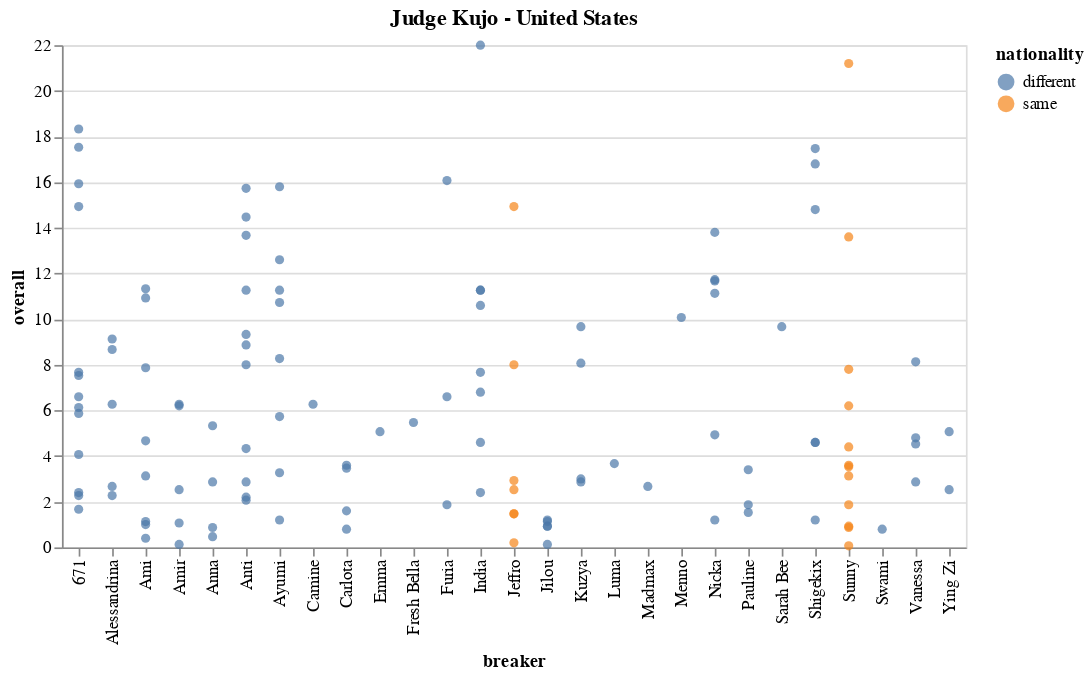

The notebook cell saved with this chart:
### Code cell
enter_judge_to_everything(new_df_cp)

### Figure 1 — Vega-Lite specification as saved in the notebook (floating-point values rounded to 4 significant figures)
{"config": {"view": {"continuousWidth": 400, "continuousHeight": 300}}, "data": {"name": "data-18a8d95114f15c54aa48e12cf6929502"}, "mark": "circle", "encoding": {"color": {"field": "nationality", "type": "nominal"}, "x": {"field": "breaker", "type": "nominal"}, "y": {"field": "overall", "type": "quantitative"}}, "title": {"text": "Judge Kujo - United States", "anchor": "middle"}, "$schema": "https://vega.github.io/schema/vega-lite/v4.17.0.json", "datasets": {"data-18a8d95114f15c54aa48e12cf6929502": [{"Event": "WDSF BfG World Series - Kitakyushu 2023 - Japan", "Category": "B-Girls Top 8 Knockout", "breaker": "671", "judge": "Kujo", "overall": 14.93, "nationality": "different"}, {"Event": "WDSF BfG World Series - Kitakyushu 2023 - Japan", "Category": "B-Girls Top 8 Knockout", "breaker": "671", "judge": "Kujo", "overall": 18.33, "nationality": "different"}, {"Event": "WDSF BfG World Series - Kitakyushu 2023 - Japan", "Category": "B-Girls Top 8 Knockout", "breaker": "671", "judge": "Kujo", "overall": 5.87, "nationality": "different"}, {"Event": "WDSF BfG World Series - Kitakyushu 2023 - Japan", "Category": "B-Girls Top 8 Knockout", "breaker": "Sunny", "judge": "Kujo", "overall": 4.4, "nationality": "same"}, {"Event": "WDSF BfG World Series - Kitakyushu 2023 - Japan", "Category": "B-Girls Top 8 Knockout", "breaker": "Anti", "judge": "Kujo", "overall": 4.33, "nationality": "different"}, {"Event": "WDSF BfG World Series - Kitakyushu 2023 - Japan", "Category": "B-Girls Top 8 Knockout", "breaker": "Anti", "judge": "Kujo", "overall": 2.2, "nationality": "different"}, {"Event": "WDSF BfG World Series - Kitakyushu 2023 - Japan", "Category": "B-Girls Top 8 Knockout", "breaker": "671", "judge": "Kujo", "overall": 4.07, "nationality": "different"}, {"Event": "WDSF BfG World Series - Kitakyushu 2023 - Japan", "Category": "B-Girls Top 8 Knockout", "breaker": "Anti", "judge": "Kujo", "overall": 14.47, "nationality": "different"}, {"Event": "WDSF BfG World Series - Kitakyushu 2023 - Japan", "Category": "B-Girls Top 8 Knockout", "breaker": "671", "judge": "Kujo", "overall": 2.27, "nationality": "different"}, {"Event": "WDSF BfG World Series - Kitakyushu 2023 - Japan", "Category": "B-Girls Top 8 Knockout", "breaker": "Sunny", "judge": "Kujo", "overall": 3.53, "nationality": "same"}, {"Event": "WDSF BfG World Series - Kitakyushu 2023 - Japan", "Category": "B-Girls Top 8 Knockout", "breaker": "Sunny", "judge": "Kujo", "overall": 0.93, "nationality": "same"}, {"Event": "WDSF BfG World Series - Kitakyushu 2023 - Japan", "Category": "B-Girls Top 8 Knockout", "breaker": "Ami", "judge": "Kujo", "overall": 3.13, "nationality": "different"}, {"Event": "WDSF BfG World Series - Kitakyushu 2023 - Japan", "Category": "B-Girls Top 8 Knockout", "breaker": "671", "judge": "Kujo", "overall": 2.4, "nationality": "different"}, {"Event": "WDSF BfG World Series - Kitakyushu 2023 - Japan", "Category": "B-Girls Top 8 Knockout", "breaker": "Ayumi", "judge": "Kujo", "overall": 5.73, "nationality": "different"}, {"Event": "WDSF BfG World Series - Kitakyushu 2023 - Japan", "Category": "B-Girls Top 8 Knockout", "breaker": "Anna", "judge": "Kujo", "overall": 2.87, "nationality": "different"}, {"Event": "WDSF BfG World Series - Kitakyushu 2023 - Japan", "Category": "B-Girls Top 8 Knockout", "breaker": "Anna", "judge": "Kujo", "overall": 0.47, "nationality": "different"}, {"Event": "WDSF BfG World Series - Kitakyushu 2023 - Japan", "Category": "B-Girls Top 8 Knockout", "breaker": "Anti", "judge": "Kujo", "overall": 2.87, "nationality": "different"}, {"Event": "WDSF BfG World Series - Kitakyushu 2023 - Japan", "Category": "B-Girls Top 8 Knockout", "breaker": "Sunny", "judge": "Kujo", "overall": 3.6, "nationality": "same"}, {"Event": "WDSF BfG World Series - Kitakyushu 2023 - Japan", "Category": "B-Girls Top 8 Knockout", "breaker": "Sunny", "judge": "Kujo", "overall": 7.8, "nationality": "same"}, {"Event": "WDSF BfG World Series - Kitakyushu 2023 - Japan", "Category": "B-Girls Top 8 Knockout", "breaker": "Sunny", "judge": "Kujo", "overall": 6.2, "nationality": "same"}, {"Event": "WDSF BfG World Series - Kitakyushu 2023 - Japan", "Category": "B-Girls Top 8 Knockout", "breaker": "Ami", "judge": "Kujo", "overall": 1.13, "nationality": "different"}, {"Event": "WDSF BfG World Series - Kitakyushu 2023 - Japan", "Category": "B-Girls Top 8 Knockout", "breaker": "Ami", "judge": "Kujo", "overall": 7.87, "nationality": "different"}, {"Event": "WDSF BfG World Series - Kitakyushu 2023 - Japan", "Category": "B-Girls Top 16 Round Robin Group D", "breaker": "Nicka", "judge": "Kujo", "overall": 11.73, "nationality": "different"}, {"Event": "WDSF BfG World Series - Kitakyushu 2023 - Japan", "Category": "B-Girls Top 16 Round Robin Group D", "breaker": "Nicka", "judge": "Kujo", "overall": 11.67, "nationality": "different"}, {"Event": "WDSF BfG World Series - Kitakyushu 2023 - Japan", "Category": "B-Girls Top 16 Round Robin Group D", "breaker": "671", "judge": "Kujo", "overall": 17.53, "nationality": "different"}, {"Event": "WDSF BfG World Series - Kitakyushu 2023 - Japan", "Category": "B-Girls Top 16 Round Robin Group D", "breaker": "671", "judge": "Kujo", "overall": 7.53, "nationality": "different"}, {"Event": "WDSF BfG World Series - Kitakyushu 2023 - Japan", "Category": "B-Girls Top 16 Round Robin Group D", "breaker": "Nicka", "judge": "Kujo", "overall": 4.93, "nationality": "different"}, {"Event": "WDSF BfG World Series - Kitakyushu 2023 - Japan", "Category": "B-Girls Top 16 Round Robin Group D", "breaker": "Nicka", "judge": "Kujo", "overall": 11.13, "nationality": "different"}, {"Event": "WDSF BfG World Series - Kitakyushu 2023 - Japan", "Category": "B-Girls Top 16 Round Robin Group D", "breaker": "Furia", "judge": "Kujo", "overall": 1.87, "nationality": "different"}, {"Event": "WDSF BfG World Series - Kitakyushu 2023 - Japan", "Category": "B-Girls Top 16 Round Robin Group D", "breaker": "671", "judge": "Kujo", "overall": 7.67, "nationality": "different"}, {"Event": "WDSF BfG World Series - Kitakyushu 2023 - Japan", "Category": "B-Girls Top 16 Round Robin Group D", "breaker": "Furia", "judge": "Kujo", "overall": 16.07, "nationality": "different"}, {"Event": "WDSF BfG World Series - Kitakyushu 2023 - Japan", "Category": "B-Girls Top 16 Round Robin Group D", "breaker": "Pauline", "judge": "Kujo", "overall": 1.53, "nationality": "different"}, {"Event": "WDSF BfG World Series - Kitakyushu 2023 - Japan", "Category": "B-Girls Top 16 Round Robin Group D", "breaker": "671", "judge": "Kujo", "overall": 6.13, "nationality": "different"}, {"Event": "WDSF BfG World Series - Kitakyushu 2023 - Japan", "Category": "B-Girls Top 16 Round Robin Group D", "breaker": "671", "judge": "Kujo", "overall": 15.93, "nationality": "different"}, {"Event": "WDSF BfG World Series - Kitakyushu 2023 - Japan", "Category": "B-Girls Top 16 Round Robin Group C", "breaker": "Carlota", "judge": "Kujo", "overall": 1.6, "nationality": "different"}, {"Event": "WDSF BfG World Series - Kitakyushu 2023 - Japan", "Category": "B-Girls Top 16 Round Robin Group C", "breaker": "Vanessa", "judge": "Kujo", "overall": 4.53, "nationality": "different"}, {"Event": "WDSF BfG World Series - Kitakyushu 2023 - Japan", "Category": "B-Girls Top 16 Round Robin Group C", "breaker": "India", "judge": "Kujo", "overall": 4.6, "nationality": "different"}, {"Event": "WDSF BfG World Series - Kitakyushu 2023 - Japan", "Category": "B-Girls Top 16 Round Robin Group C", "breaker": "India", "judge": "Kujo", "overall": 11.27, "nationality": "different"}, {"Event": "WDSF BfG World Series - Kitakyushu 2023 - Japan", "Category": "B-Girls Top 16 Round Robin Group C", "breaker": "Anna", "judge": "Kujo", "overall": 5.33, "nationality": "different"}, {"Event": "WDSF BfG World Series - Kitakyushu 2023 - Japan", "Category": "B-Girls Top 16 Round Robin Group C", "breaker": "Carlota", "judge": "Kujo", "overall": 3.6, "nationality": "different"}, {"Event": "WDSF BfG World Series - Kitakyushu 2023 - Japan", "Category": "B-Girls Top 16 Round Robin Group C", "breaker": "India", "judge": "Kujo", "overall": 11.27, "nationality": "different"}, {"Event": "WDSF BfG World Series - Kitakyushu 2023 - Japan", "Category": "B-Girls Top 16 Round Robin Group C", "breaker": "India", "judge": "Kujo", "overall": 2.4, "nationality": "different"}, {"Event": "WDSF BfG World Series - Kitakyushu 2023 - Japan", "Category": "B-Girls Top 16 Round Robin Group C", "breaker": "Vanessa", "judge": "Kujo", "overall": 4.8, "nationality": "different"}, {"Event": "WDSF BfG World Series - Kitakyushu 2023 - Japan", "Category": "B-Girls Top 16 Round Robin Group C", "breaker": "Vanessa", "judge": "Kujo", "overall": 2.87, "nationality": "different"}, {"Event": "WDSF BfG World Series - Kitakyushu 2023 - Japan", "Category": "B-Girls Top 16 Round Robin Group C", "breaker": "India", "judge": "Kujo", "overall": 7.67, "nationality": "different"}, {"Event": "WDSF BfG World Series - Kitakyushu 2023 - Japan", "Category": "B-Girls Top 16 Round Robin Group C", "breaker": "India", "judge": "Kujo", "overall": 10.6, "nationality": "different"}, {"Event": "WDSF BfG World Series - Kitakyushu 2023 - Japan", "Category": "B-Girls Top 16 Round Robin Group B", "breaker": "Alessandrina", "judge": "Kujo", "overall": 9.13, "nationality": "different"}, {"Event": "WDSF BfG World Series - Kitakyushu 2023 - Japan", "Category": "B-Girls Top 16 Round Robin Group B", "breaker": "Alessandrina", "judge": "Kujo", "overall": 2.67, "nationality": "different"}, {"Event": "WDSF BfG World Series - Kitakyushu 2023 - Japan", "Category": "B-Girls Top 16 Round Robin Group B", "breaker": "Sunny", "judge": "Kujo", "overall": 1.87, "nationality": "same"}, {"Event": "WDSF BfG World Series - Kitakyushu 2023 - Japan", "Category": "B-Girls Top 16 Round Robin Group B", "breaker": "Anti", "judge": "Kujo", "overall": 8.0, "nationality": "different"}, {"Event": "WDSF BfG World Series - Kitakyushu 2023 - Japan", "Category": "B-Girls Top 16 Round Robin Group B", "breaker": "Sunny", "judge": "Kujo", "overall": 0.87, "nationality": "same"}, {"Event": "WDSF BfG World Series - Kitakyushu 2023 - Japan", "Category": "B-Girls Top 16 Round Robin Group B", "breaker": "Alessandrina", "judge": "Kujo", "overall": 6.27, "nationality": "different"}, {"Event": "WDSF BfG World Series - Kitakyushu 2023 - Japan", "Category": "B-Girls Top 16 Round Robin Group B", "breaker": "Anti", "judge": "Kujo", "overall": 8.87, "nationality": "different"}, {"Event": "WDSF BfG World Series - Kitakyushu 2023 - Japan", "Category": "B-Girls Top 16 Round Robin Group B", "breaker": "Anti", "judge": "Kujo", "overall": 11.27, "nationality": "different"}, {"Event": "WDSF BfG World Series - Kitakyushu 2023 - Japan", "Category": "B-Girls Top 16 Round Robin Group B", "breaker": "Sunny", "judge": "Kujo", "overall": 13.6, "nationality": "same"}, {"Event": "WDSF BfG World Series - Kitakyushu 2023 - Japan", "Category": "B-Girls Top 16 Round Robin Group B", "breaker": "Sunny", "judge": "Kujo", "overall": 21.2, "nationality": "same"}, {"Event": "WDSF BfG World Series - Kitakyushu 2023 - Japan", "Category": "B-Girls Top 16 Round Robin Group B", "breaker": "Anti", "judge": "Kujo", "overall": 9.33, "nationality": "different"}, {"Event": "WDSF BfG World Series - Kitakyushu 2023 - Japan", "Category": "B-Girls Top 16 Round Robin Group B", "breaker": "Anti", "judge": "Kujo", "overall": 2.07, "nationality": "different"}, {"Event": "WDSF BfG World Series - Kitakyushu 2023 - Japan", "Category": "B-Girls Top 16 Round Robin Group A", "breaker": "Ayumi", "judge": "Kujo", "overall": 11.27, "nationality": "different"}, {"Event": "WDSF BfG World Series - Kitakyushu 2023 - Japan", "Category": "B-Girls Top 16 Round Robin Group A", "breaker": "Ayumi", "judge": "Kujo", "overall": 15.8, "nationality": "different"}, {"Event": "WDSF BfG World Series - Kitakyushu 2023 - Japan", "Category": "B-Girls Top 16 Round Robin Group A", "breaker": "Ami", "judge": "Kujo", "overall": 0.4, "nationality": "different"}, {"Event": "WDSF BfG World Series - Kitakyushu 2023 - Japan", "Category": "B-Girls Top 16 Round Robin Group A", "breaker": "Ami", "judge": "Kujo", "overall": 11.33, "nationality": "different"}, {"Event": "WDSF BfG World Series - Kitakyushu 2023 - Japan", "Category": "B-Girls Top 16 Round Robin Group A", "breaker": "Ayumi", "judge": "Kujo", "overall": 8.27, "nationality": "different"}, {"Event": "WDSF BfG World Series - Kitakyushu 2023 - Japan", "Category": "B-Girls Top 16 Round Robin Group A", "breaker": "Ayumi", "judge": "Kujo", "overall": 3.27, "nationality": "different"}, {"Event": "WDSF BfG World Series - Kitakyushu 2023 - Japan", "Category": "B-Girls Top 16 Round Robin Group A", "breaker": "Jilou", "judge": "Kujo", "overall": 0.13, "nationality": "different"}, {"Event": "WDSF BfG World Series - Kitakyushu 2023 - Japan", "Category": "B-Girls Top 16 Round Robin Group A", "breaker": "Jilou", "judge": "Kujo", "overall": 0.93, "nationality": "different"}, {"Event": "WDSF BfG World Series - Kitakyushu 2023 - Japan", "Category": "B-Girls Top 16 Round Robin Group A", "breaker": "Jilou", "judge": "Kujo", "overall": 1.13, "nationality": "different"}, {"Event": "WDSF BfG World Series - Kitakyushu 2023 - Japan", "Category": "B-Girls Top 16 Round Robin Group A", "breaker": "Ying Zi", "judge": "Kujo", "overall": 5.07, "nationality": "different"}, {"Event": "WDSF BfG World Series - Kitakyushu 2023 - Japan", "Category": "B-Girls Top 16 Round Robin Group A", "breaker": "Ayumi", "judge": "Kujo", "overall": 1.2, "nationality": "different"}, {"Event": "WDSF BfG World Series - Kitakyushu 2023 - Japan", "Category": "B-Girls Top 16 Round Robin Group A", "breaker": "Ami", "judge": "Kujo", "overall": 1.0, "nationality": "different"}, {"Event": "WDSF BfG World Series - Kitakyushu 2023 - Japan", "Category": "B-Girls Top 32 PreQualifier", "breaker": "Furia", "judge": "Kujo", "overall": 6.6, "nationality": "different"}, {"Event": "WDSF BfG World Series - Kitakyushu 2023 - Japan", "Category": "B-Girls Top 32 PreQualifier", "breaker": "Luma", "judge": "Kujo", "overall": 3.67, "nationality": "different"}, {"Event": "WDSF BfG World Series - Kitakyushu 2023 - Japan", "Category": "B-Girls Top 32 PreQualifier", "breaker": "Pauline", "judge": "Kujo", "overall": 1.87, "nationality": "different"}, {"Event": "WDSF BfG World Series - Kitakyushu 2023 - Japan", "Category": "B-Girls Top 32 PreQualifier", "breaker": "Pauline", "judge": "Kujo", "overall": 3.4, "nationality": "different"}, {"Event": "WDSF BfG World Series - Kitakyushu 2023 - Japan", "Category": "B-Girls Top 32 PreQualifier", "breaker": "Swami", "judge": "Kujo", "overall": 0.8, "nationality": "different"}, {"Event": "WDSF BfG World Series - Kitakyushu 2023 - Japan", "Category": "B-Girls Top 32 PreQualifier", "breaker": "Madmax", "judge": "Kujo", "overall": 2.67, "nationality": "different"}, {"Event": "WDSF BfG World Series - Kitakyushu 2023 - Japan", "Category": "B-Girls Top 32 PreQualifier", "breaker": "Sunny", "judge": "Kujo", "overall": 0.07, "nationality": "same"}, {"Event": "WDSF BfG World Series - Kitakyushu 2023 - Japan", "Category": "B-Girls Top 32 PreQualifier", "breaker": "Sunny", "judge": "Kujo", "overall": 3.13, "nationality": "same"}, {"Event": "WDSF BfG World Series - Kitakyushu 2023 - Japan", "Category": "B-Girls Top 32 PreQualifier", "breaker": "Sarah Bee", "judge": "Kujo", "overall": 9.67, "nationality": "different"}, {"Event": "WDSF BfG World Series - Kitakyushu 2023 - Japan", "Category": "B-Girls Top 32 PreQualifier", "breaker": "Anna", "judge": "Kujo", "overall": 0.87, "nationality": "different"}, {"Event": "WDSF BfG World Series - Kitakyushu 2023 - Japan", "Category": "B-Girls Top 32 PreQualifier", "breaker": "Ying Zi", "judge": "Kujo", "overall": 2.53, "nationality": "different"}, {"Event": "WDSF BfG World Series - Kitakyushu 2023 - Japan", "Category": "B-Girls Top 32 PreQualifier", "breaker": "Camine", "judge": "Kujo", "overall": 6.27, "nationality": "different"}, {"Event": "WDSF BfG World Series - Kitakyushu 2023 - Japan", "Category": "B-Girls Top 32 PreQualifier", "breaker": "Jilou", "judge": "Kujo", "overall": 0.93, "nationality": "different"}, {"Event": "WDSF BfG World Series - Kitakyushu 2023 - Japan", "Category": "B-Girls Top 32 PreQualifier", "breaker": "Jilou", "judge": "Kujo", "overall": 1.2, "nationality": "different"}, {"Event": "WDSF BfG World Series - Kitakyushu 2023 - Japan", "Category": "B-Girls Top 32 PreQualifier", "breaker": "Alessandrina", "judge": "Kujo", "overall": 8.67, "nationality": "different"}, {"Event": "WDSF BfG World Series - Kitakyushu 2023 - Japan", "Category": "B-Girls Top 32 PreQualifier", "breaker": "Alessandrina", "judge": "Kujo", "overall": 2.27, "nationality": "different"}, {"Event": "WDSF BfG World Series - Kitakyushu 2023 - Japan", "Category": "B-Girls Top 32 PreQualifier", "breaker": "671", "judge": "Kujo", "overall": 1.67, "nationality": "different"}, {"Event": "WDSF BfG World Series - Kitakyushu 2023 - Japan", "Category": "B-Girls Top 32 PreQualifier", "breaker": "671", "judge": "Kujo", "overall": 6.6, "nationality": "different"}, {"Event": "WDSF BfG World Series - Kitakyushu 2023 - Japan", "Category": "B-Girls Top 32 PreQualifier", "breaker": "Ayumi", "judge": "Kujo", "overall": 10.73, "nationality": "different"}, {"Event": "WDSF BfG World Series - Kitakyushu 2023 - Japan", "Category": "B-Girls Top 32 PreQualifier", "breaker": "Ayumi", "judge": "Kujo", "overall": 12.6, "nationality": "different"}, {"Event": "WDSF BfG World Series - Kitakyushu 2023 - Japan", "Category": "B-Girls Top 32 PreQualifier", "breaker": "Vanessa", "judge": "Kujo", "overall": 8.13, "nationality": "different"}, {"Event": "WDSF BfG World Series - Kitakyushu 2023 - Japan", "Category": "B-Girls Top 32 PreQualifier", "breaker": "Fresh Bella", "judge": "Kujo", "overall": 5.47, "nationality": "different"}, {"Event": "WDSF BfG World Series - Kitakyushu 2023 - Japan", "Category": "B-Girls Top 32 PreQualifier", "breaker": "Carlota", "judge": "Kujo", "overall": 0.8, "nationality": "different"}, {"Event": "WDSF BfG World Series - Kitakyushu 2023 - Japan", "Category": "B-Girls Top 32 PreQualifier", "breaker": "Emma", "judge": "Kujo", "overall": 5.07, "nationality": "different"}, {"Event": "WDSF BfG World Series - Kitakyushu 2023 - Japan", "Category": "B-Girls Top 32 PreQualifier", "breaker": "Carlota", "judge": "Kujo", "overall": 3.47, "nationality": "different"}, {"Event": "WDSF BfG World Series - Kitakyushu 2023 - Japan", "Category": "B-Girls Top 32 PreQualifier", "breaker": "Nicka", "judge": "Kujo", "overall": 13.8, "nationality": "different"}, {"Event": "WDSF BfG World Series - Kitakyushu 2023 - Japan", "Category": "B-Girls Top 32 PreQualifier", "breaker": "Nicka", "judge": "Kujo", "overall": 1.2, "nationality": "different"}, {"Event": "WDSF BfG World Series - Kitakyushu 2023 - Japan", "Category": "B-Girls Top 32 PreQualifier", "breaker": "India", "judge": "Kujo", "overall": 6.8, "nationality": "different"}, {"Event": "WDSF BfG World Series - Kitakyushu 2023 - Japan", "Category": "B-Girls Top 32 PreQualifier", "breaker": "India", "judge": "Kujo", "overall": 22.0, "nationality": "different"}, {"Event": "WDSF BfG World Series - Kitakyushu 2023 - Japan", "Category": "B-Girls Top 32 PreQualifier", "breaker": "Anti", "judge": "Kujo", "overall": 13.67, "nationality": "different"}, {"Event": "WDSF BfG World Series - Kitakyushu 2023 - Japan", "Category": "B-Girls Top 32 PreQualifier", "breaker": "Anti", "judge": "Kujo", "overall": 15.73, "nationality": "different"}, {"Event": "WDSF BfG World Series - Kitakyushu 2023 - Japan", "Category": "B-Girls Top 32 PreQualifier", "breaker": "Ami", "judge": "Kujo", "overall": 4.67, "nationality": "different"}, {"Event": "WDSF BfG World Series - Kitakyushu 2023 - Japan", "Category": "B-Girls Top 32 PreQualifier", "breaker": "Ami", "judge": "Kujo", "overall": 10.93, "nationality": "different"}, {"Event": "WDSF BfG World Series - Kitakyushu 2023 - Japan", "Category": "B-Boys Top 8 KnockOut", "breaker": "Jeffro", "judge": "Kujo", "overall": 2.93, "nationality": "same"}, {"Event": "WDSF BfG World Series - Kitakyushu 2023 - Japan", "Category": "B-Boys Top 8 KnockOut", "breaker": "Amir", "judge": "Kujo", "overall": 6.27, "nationality": "different"}, {"Event": "WDSF BfG World Series - Kitakyushu 2023 - Japan", "Category": "B-Boys Top 8 KnockOut", "breaker": "Jeffro", "judge": "Kujo", "overall": 0.2, "nationality": "same"}, {"Event": "WDSF BfG World Series - Kitakyushu 2023 - Japan", "Category": "B-Boys Top 8 KnockOut", "breaker": "Shigekix", "judge": "Kujo", "overall": 16.8, "nationality": "different"}, {"Event": "WDSF BfG World Series - Kitakyushu 2023 - Japan", "Category": "B-Boys Top 8 KnockOut", "breaker": "Shigekix", "judge": "Kujo", "overall": 17.47, "nationality": "different"}, {"Event": "WDSF BfG World Series - Kitakyushu 2023 - Japan", "Category": "B-Boys Top 8 KnockOut", "breaker": "Shigekix", "judge": "Kujo", "overall": 4.6, "nationality": "different"}, {"Event": "WDSF BfG World Series - Kitakyushu 2023 - Japan", "Category": "B-Boys Top 8 KnockOut", "breaker": "Jeffro", "judge": "Kujo", "overall": 2.53, "nationality": "same"}, {"Event": "WDSF BfG World Series - Kitakyushu 2023 - Japan", "Category": "B-Boys Top 8 KnockOut", "breaker": "Kuzya", "judge": "Kujo", "overall": 9.67, "nationality": "different"}, {"Event": "WDSF BfG World Series - Kitakyushu 2023 - Japan", "Category": "B-Boys Top 8 KnockOut", "breaker": "Jeffro", "judge": "Kujo", "overall": 1.47, "nationality": "same"}, {"Event": "WDSF BfG World Series - Kitakyushu 2023 - Japan", "Category": "B-Boys Top 8 KnockOut", "breaker": "Amir", "judge": "Kujo", "overall": 0.13, "nationality": "different"}, {"Event": "WDSF BfG World Series - Kitakyushu 2023 - Japan", "Category": "B-Boys Top 8 KnockOut", "breaker": "Shigekix", "judge": "Kujo", "overall": 1.2, "nationality": "different"}, {"Event": "WDSF BfG World Series - Kitakyushu 2023 - Japan", "Category": "B-Boys Top 8 KnockOut", "breaker": "Amir", "judge": "Kujo", "overall": 6.2, "nationality": "different"}, {"Event": "WDSF BfG World Series - Kitakyushu 2023 - Japan", "Category": "B-Boys Top 8 KnockOut", "breaker": "Jeffro", "judge": "Kujo", "overall": 14.93, "nationality": "same"}, {"Event": "WDSF BfG World Series - Kitakyushu 2023 - Japan", "Category": "B-Boys Top 8 KnockOut", "breaker": "Jeffro", "judge": "Kujo", "overall": 1.47, "nationality": "same"}, {"Event": "WDSF BfG World Series - Kitakyushu 2023 - Japan", "Category": "B-Boys Top 8 KnockOut", "breaker": "Jeffro", "judge": "Kujo", "overall": 8.0, "nationality": "same"}, {"Event": "WDSF BfG World Series - Kitakyushu 2023 - Japan", "Category": "B-Boys Top 8 KnockOut", "breaker": "Kuzya", "judge": "Kujo", "overall": 2.87, "nationality": "different"}, {"Event": "WDSF BfG World Series - Kitakyushu 2023 - Japan", "Category": "B-Boys Top 8 KnockOut", "breaker": "Kuzya", "judge": "Kujo", "overall": 3.0, "nationality": "different"}, {"Event": "WDSF BfG World Series - Kitakyushu 2023 - Japan", "Category": "B-Boys Top 8 KnockOut", "breaker": "Kuzya", "judge": "Kujo", "overall": 8.07, "nationality": "different"}, {"Event": "WDSF BfG World Series - Kitakyushu 2023 - Japan", "Category": "B-Boys Top 8 KnockOut", "breaker": "Shigekix", "judge": "Kujo", "overall": 4.6, "nationality": "different"}, {"Event": "WDSF BfG World Series - Kitakyushu 2023 - Japan", "Category": "B-Boys Top 8 KnockOut", "breaker": "Shigekix", "judge": "Kujo", "overall": 14.8, "nationality": "different"}, {"Event": "WDSF BfG World Series - Kitakyushu 2023 - Japan", "Category": "B-Boys Top 8 KnockOut", "breaker": "Menno", "judge": "Kujo", "overall": 10.07, "nationality": "different"}, {"Event": "WDSF BfG World Series - Kitakyushu 2023 - Japan", "Category": "B-Boys Top 8 KnockOut", "breaker": "Amir", "judge": "Kujo", "overall": 1.07, "nationality": "different"}, {"Event": "WDSF BfG World Series - Kitakyushu 2023 - Japan", "Category": "B-Boys Top 8 KnockOut", "breaker": "Amir", "judge": "Kujo", "overall": 2.53, "nationality": "different"}]}}
